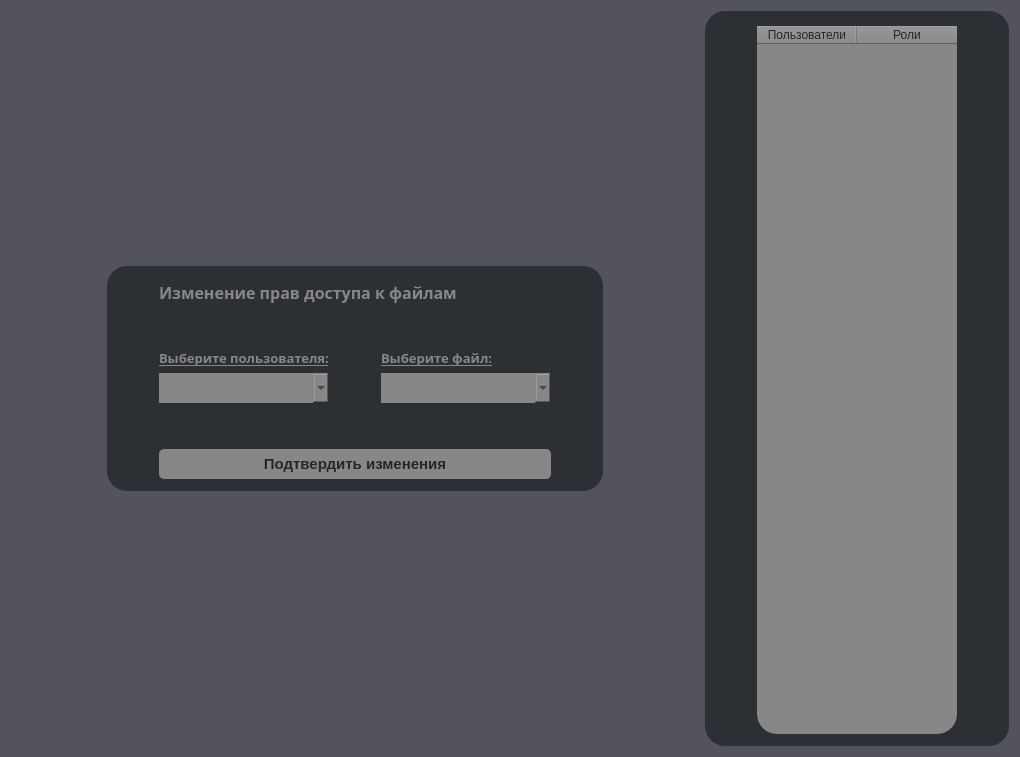
<?xml version="1.0" encoding="UTF-8"?>
<ui version="4.0">
 <class>ModeratorPanelWidget</class>
 <widget class="QWidget" name="ModeratorPanelWidget">
  <property name="geometry">
   <rect>
    <x>0</x>
    <y>0</y>
    <width>1020</width>
    <height>757</height>
   </rect>
  </property>
  <property name="minimumSize">
   <size>
    <width>0</width>
    <height>700</height>
   </size>
  </property>
  <property name="windowTitle">
   <string>Панель модератора</string>
  </property>
  <property name="styleSheet">
   <string notr="true">background-color: rgb(83, 83, 92);</string>
  </property>
  <layout class="QGridLayout" name="gridLayout">
   <item row="0" column="1">
    <spacer name="verticalSpacer_2">
     <property name="orientation">
      <enum>Qt::Vertical</enum>
     </property>
     <property name="sizeHint" stdset="0">
      <size>
       <width>20</width>
       <height>40</height>
      </size>
     </property>
    </spacer>
   </item>
   <item row="1" column="0">
    <spacer name="horizontalSpacer_2">
     <property name="orientation">
      <enum>Qt::Horizontal</enum>
     </property>
     <property name="sizeHint" stdset="0">
      <size>
       <width>40</width>
       <height>20</height>
      </size>
     </property>
    </spacer>
   </item>
   <item row="0" column="3" rowspan="3">
    <widget class="QGroupBox" name="groupBox">
     <property name="minimumSize">
      <size>
       <width>260</width>
       <height>300</height>
      </size>
     </property>
     <property name="styleSheet">
      <string notr="true">background-color: rgb(44, 47, 51);
color: rgb(255, 255, 255);
border-radius: 20px;</string>
     </property>
     <property name="title">
      <string/>
     </property>
     <layout class="QHBoxLayout" name="horizontalLayout">
      <item>
       <spacer name="horizontalSpacer_3">
        <property name="orientation">
         <enum>Qt::Horizontal</enum>
        </property>
        <property name="sizeHint" stdset="0">
         <size>
          <width>40</width>
          <height>20</height>
         </size>
        </property>
       </spacer>
      </item>
      <item>
       <widget class="QTableWidget" name="tableWidget">
        <property name="minimumSize">
         <size>
          <width>200</width>
          <height>280</height>
         </size>
        </property>
        <property name="maximumSize">
         <size>
          <width>200</width>
          <height>16777215</height>
         </size>
        </property>
        <property name="styleSheet">
         <string notr="true">background-color: rgb(135, 135, 135);
color: rgb(38, 38, 38);</string>
        </property>
        <column>
         <property name="text">
          <string>Пользователи</string>
         </property>
        </column>
        <column>
         <property name="text">
          <string>Роли</string>
         </property>
        </column>
       </widget>
      </item>
      <item>
       <spacer name="horizontalSpacer_4">
        <property name="orientation">
         <enum>Qt::Horizontal</enum>
        </property>
        <property name="sizeHint" stdset="0">
         <size>
          <width>40</width>
          <height>20</height>
         </size>
        </property>
       </spacer>
      </item>
     </layout>
    </widget>
   </item>
   <item row="2" column="1">
    <spacer name="verticalSpacer">
     <property name="orientation">
      <enum>Qt::Vertical</enum>
     </property>
     <property name="sizeHint" stdset="0">
      <size>
       <width>20</width>
       <height>40</height>
      </size>
     </property>
    </spacer>
   </item>
   <item row="1" column="1">
    <widget class="QGroupBox" name="groupBox_3">
     <property name="minimumSize">
      <size>
       <width>380</width>
       <height>150</height>
      </size>
     </property>
     <property name="maximumSize">
      <size>
       <width>543</width>
       <height>225</height>
      </size>
     </property>
     <property name="styleSheet">
      <string notr="true">background-color: rgb(44, 47, 51);
color: rgb(255, 255, 255);
border-radius: 20px;</string>
     </property>
     <property name="title">
      <string/>
     </property>
     <layout class="QGridLayout" name="gridLayout_2">
      <item row="3" column="2">
       <spacer name="horizontalSpacer_15">
        <property name="orientation">
         <enum>Qt::Horizontal</enum>
        </property>
        <property name="sizeHint" stdset="0">
         <size>
          <width>40</width>
          <height>20</height>
         </size>
        </property>
       </spacer>
      </item>
      <item row="3" column="1">
       <widget class="QComboBox" name="comboBox_3">
        <property name="minimumSize">
         <size>
          <width>170</width>
          <height>30</height>
         </size>
        </property>
        <property name="styleSheet">
         <string notr="true">background-color: rgb(135, 135, 135);
color: rgb(38, 38, 38);
font: 700 10pt &quot;gg sans&quot;;</string>
        </property>
       </widget>
      </item>
      <item row="4" column="1">
       <spacer name="verticalSpacer_4">
        <property name="orientation">
         <enum>Qt::Vertical</enum>
        </property>
        <property name="sizeHint" stdset="0">
         <size>
          <width>20</width>
          <height>40</height>
         </size>
        </property>
       </spacer>
      </item>
      <item row="5" column="1" colspan="3">
       <widget class="QPushButton" name="pushButton_2">
        <property name="minimumSize">
         <size>
          <width>250</width>
          <height>30</height>
         </size>
        </property>
        <property name="font">
         <font>
          <pointsize>11</pointsize>
          <bold>true</bold>
         </font>
        </property>
        <property name="styleSheet">
         <string notr="true">background-color: rgb(135, 135, 135);
color: rgb(38, 38, 38);
border-radius: 5px;</string>
        </property>
        <property name="text">
         <string>Подтвердить изменения</string>
        </property>
       </widget>
      </item>
      <item row="3" column="0">
       <spacer name="horizontalSpacer_13">
        <property name="orientation">
         <enum>Qt::Horizontal</enum>
        </property>
        <property name="sizeHint" stdset="0">
         <size>
          <width>40</width>
          <height>20</height>
         </size>
        </property>
       </spacer>
      </item>
      <item row="2" column="1">
       <widget class="QLabel" name="label_4">
        <property name="font">
         <font>
          <family>gg sans</family>
          <pointsize>10</pointsize>
          <bold>true</bold>
          <underline>true</underline>
         </font>
        </property>
        <property name="styleSheet">
         <string notr="true">background-color: rgb(44, 47, 51);
color: rgb(135, 135, 135);
border-radius: 5px;</string>
        </property>
        <property name="text">
         <string>Выберите пользователя:</string>
        </property>
       </widget>
      </item>
      <item row="3" column="3">
       <widget class="QComboBox" name="comboBox_4">
        <property name="minimumSize">
         <size>
          <width>170</width>
          <height>30</height>
         </size>
        </property>
        <property name="styleSheet">
         <string notr="true">background-color: rgb(135, 135, 135);
font: 700 10pt &quot;gg sans&quot;;
color: rgb(38, 38, 38);</string>
        </property>
       </widget>
      </item>
      <item row="1" column="1">
       <spacer name="verticalSpacer_3">
        <property name="orientation">
         <enum>Qt::Vertical</enum>
        </property>
        <property name="sizeHint" stdset="0">
         <size>
          <width>20</width>
          <height>40</height>
         </size>
        </property>
       </spacer>
      </item>
      <item row="3" column="4">
       <spacer name="horizontalSpacer_14">
        <property name="orientation">
         <enum>Qt::Horizontal</enum>
        </property>
        <property name="sizeHint" stdset="0">
         <size>
          <width>40</width>
          <height>20</height>
         </size>
        </property>
       </spacer>
      </item>
      <item row="2" column="3">
       <widget class="QLabel" name="label_6">
        <property name="font">
         <font>
          <family>gg sans</family>
          <pointsize>10</pointsize>
          <bold>true</bold>
          <underline>true</underline>
         </font>
        </property>
        <property name="styleSheet">
         <string notr="true">background-color: rgb(44, 47, 51);
color: rgb(135, 135, 135);
border-radius: 5px;</string>
        </property>
        <property name="text">
         <string>Выберите файл:</string>
        </property>
       </widget>
      </item>
      <item row="0" column="1" colspan="3">
       <widget class="QLabel" name="label_2">
        <property name="minimumSize">
         <size>
          <width>290</width>
          <height>20</height>
         </size>
        </property>
        <property name="font">
         <font>
          <family>gg sans</family>
          <pointsize>12</pointsize>
          <bold>true</bold>
         </font>
        </property>
        <property name="styleSheet">
         <string notr="true">background-color: rgb(44, 47, 51);
color: rgb(135, 135, 135);
border-radius: 5px;</string>
        </property>
        <property name="text">
         <string>Изменение прав доступа к файлам</string>
        </property>
       </widget>
      </item>
     </layout>
    </widget>
   </item>
   <item row="1" column="2">
    <spacer name="horizontalSpacer">
     <property name="orientation">
      <enum>Qt::Horizontal</enum>
     </property>
     <property name="sizeHint" stdset="0">
      <size>
       <width>40</width>
       <height>20</height>
      </size>
     </property>
    </spacer>
   </item>
  </layout>
 </widget>
 <resources/>
 <connections/>
</ui>
